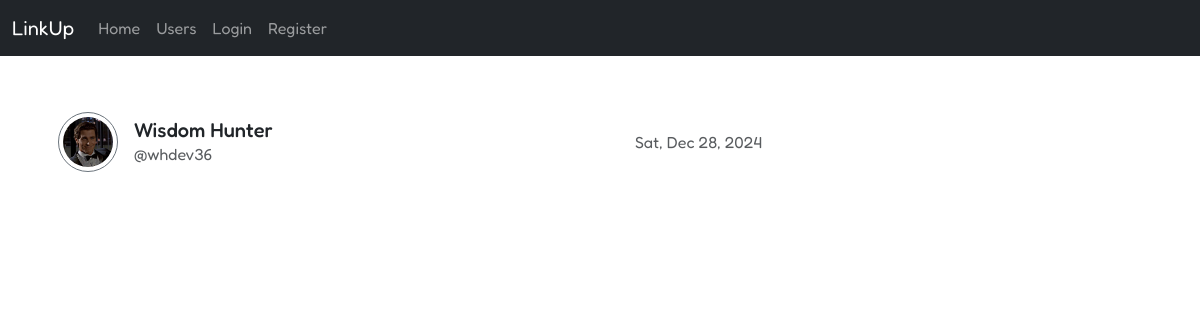
The page /account/users/ on the database as committed earlier.
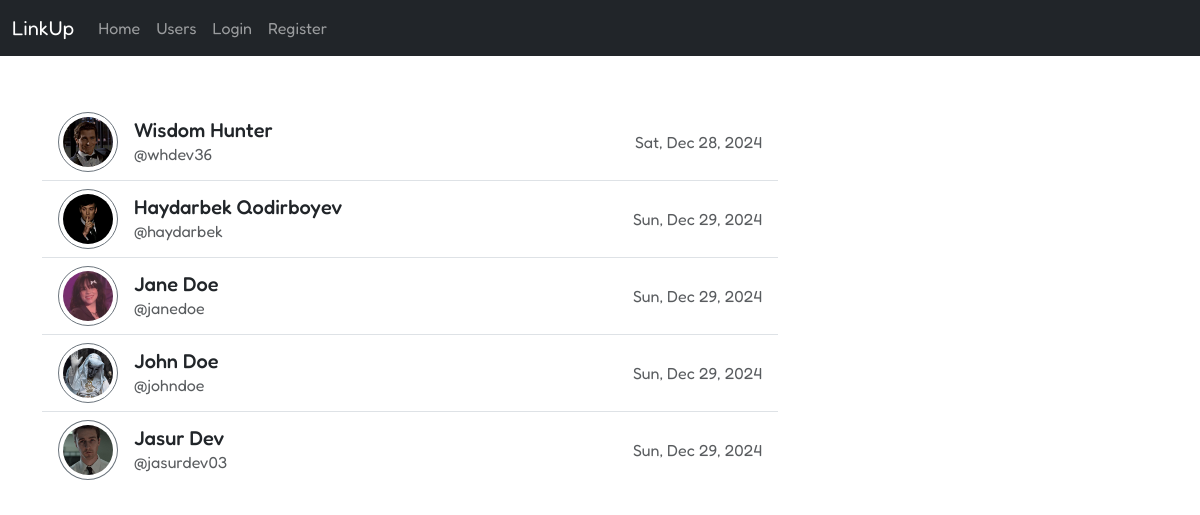
The same page on the database as committed later.
### account/models.py (models this page shows, shortened)
class Account(AbstractUser):
	COLOR_CHOICE = [
		('primary', 'Primary'),
		('secondary', 'Secondary'),
		('success', 'Success'),
		('info', 'Info'),
		('danger', 'Danger'),
		('warning', 'Warning'),
		('dark', 'Dark'),
	]
	class Meta:
		verbose_name = 'Account'
		verbose_name_plural = 'Accounts'
	picture = models.ImageField(upload_to='accounts/pictures/', blank=True, null=True)
	bio = models.TextField(max_length=300, blank=True, null=True)
	is_private = models.BooleanField(default=True)
	slug = models.SlugField(unique=True, blank=True, null=True)
	follows = models.ManyToManyField('self', symmetrical=False, blank=True, related_name='followers')
	color = models.CharField(max_length=12, choices=COLOR_CHOICE, default='secondary', blank=True, null=True)

### account/views.py (the view)
# urls.py: path('users/', views.users, name='users'),
def users(req):
	users = Account.objects.exclude(id=req.user.id)
	return render(req, 'account/users.html', {'users': users})

### templates/account/users.html (shortened to what this page needs)
{% extends 'base.html' %}
{% load static %}
{% block content %}
	<div class="row">
		<div class="col-md-8">
			{% if users %}
				<ul class="list-group list-group-flush">
					{% for u in users %}
						{% if u.id != user.id %}
							<a href="{% url 'view-account' u.slug %}" class="list-group-item d-flex align-items-center justify-content-between">
								<div class="d-flex align-items-center gap-3">
									<img class="rounded-circle border border-1 p-1 border-{{ u.color }}"
										src="{% if u.picture %}{{ u.picture.url }}{% else %}{% static 'img/default-pic.png' %}{% endif %}"
										alt="{{ u.username }}" style="width: 60px;">
									<div>
										<h5 class="mb-0">{{ u.first_name }} {{ u.last_name }}</h5>
										<p class="text-muted mb-0">@{{ u.username }}</p>
									</div>
								</div>
								<p class="mb-0 text-muted">{{ u.date_joined|date:"D, M d, Y" }}</p>
							</a>
						{% endif %}
					{% endfor %}
				</ul>
			{% else %}
				<p>No users found.</p>
			{% endif %}
		</div>
	</div>
{% endblock %}

### templates/base.html (shortened to what this page needs)
<!DOCTYPE html>
<html>
<head>
	<link rel="stylesheet" href="https://cdn.jsdelivr.net/npm/bootstrap-icons@1.11.3/font/bootstrap-icons.min.css">
	<link rel="stylesheet" type="text/css" href="https://cdn.jsdelivr.net/npm/bootstrap@5.3.3/dist/css/bootstrap.min.css">
</head>
<body>
	{% include 'navbar.html' %}
	<div class="container my-5">
		{% block content %}{% endblock %}
	</div>
</body>
</html>

### templates/navbar.html (shortened to what this page needs)
<nav class="navbar navbar-expand-lg bg-dark navbar-dark">
	<div class="container-fluid">
		<a class="navbar-brand" href="#">LinkUp</a>
		<div class="collapse navbar-collapse" id="menu-toggle">
			<div class="navbar-nav">
				<a class="nav-link" href="#">Home</a>
				<a class="nav-link" href="{% url 'users' %}">Users</a>
				{% if not user.is_authenticated %}
					<a class="nav-link" href="{% url 'login' %}">Login</a>
					<a class="nav-link" href="{% url 'register' %}">Register</a>
				{% else %}
					<a class="nav-link" href="{% url 'account' %}">Profile</a>
					<a class="nav-link" href="{% url 'update-account' %}">Update Profile</a>
					<a class="nav-link" href="{% url 'logout' %}">Logout</a>
				{% endif %}
			</div>
		</div>
	</div>
</nav>

### templates/base.html (style rules this page uses)
* { font-family: "Fredoka", sans-serif; }

Rows that differ between the two databases and show on the page:
added Account: picture (picture), first_name "Haydarbek", last_name "Qodirboyev", username "haydarbek", date_joined "Sun, Dec 29, 2024"
added Account: picture (picture), first_name "Jane", last_name "Doe", username "janedoe", date_joined "Sun, Dec 29, 2024"
added Account: picture (picture), first_name "John", last_name "Doe", username "johndoe", date_joined "Sun, Dec 29, 2024"
added Account: picture (picture), first_name "Jasur", last_name "Dev", username "jasurdev03", date_joined "Sun, Dec 29, 2024"
